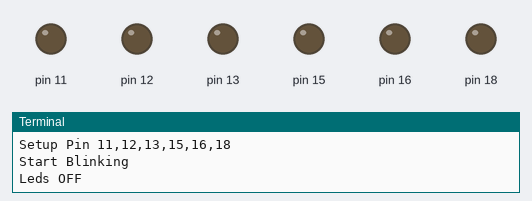
Simulated run of this program. Board: Raspberry Pi (header pin numbers). Parts: output pins drawn as LEDs (lit = HIGH), the last lines printed to the terminal.

Above: at 0.5 s.
At 3.5 s:
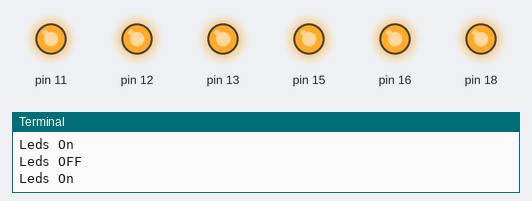
Timing chart, 0 to 4.6 s (numbered marks = the images above):
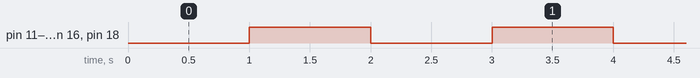

Measured:
- by itself, pin 11–13, pin 15, pin 16, pin 18: alternates HIGH for 1.0 s and LOW for 1.0 s

The program:

blink_leds.py
```python
#python3
import RPi.GPIO as GPIO
import time

GPIO.setmode(GPIO.BOARD)
# Setting pins(11,12,13,15,16,18) as output
print("Setup Pin 11,12,13,15,16,18")
GPIO.setup(11, GPIO.OUT)
GPIO.setup(12, GPIO.OUT)
GPIO.setup(13, GPIO.OUT)
GPIO.setup(15, GPIO.OUT)
GPIO.setup(16, GPIO.OUT)
GPIO.setup(18, GPIO.OUT)

var=1
print("Start Blinking")
while var==1 :
  print("Leds OFF")
  GPIO.output(11, False)
  GPIO.output(12, False)
  GPIO.output(13, False)
  GPIO.output(15, False)
  GPIO.output(16, False)
  GPIO.output(18, False)
  time.sleep(1)
  print("Leds On")
  GPIO.output(11, True)
  GPIO.output(12, True)
  GPIO.output(13, True)
  GPIO.output(15, True)
  GPIO.output(16, True)
  GPIO.output(18, True)
  time.sleep(1)
```
